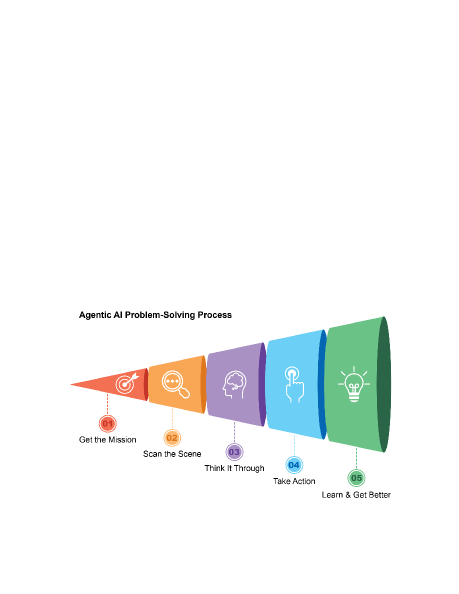
#> input picture apps/Agentic_Design_Patterns_Reader/data/images/Agentic_Design_Patterns014.png, 918 x 1188 px (shown at 1/2 size)
$ python -i picture_classifier.py   (imports and definitions only)
#> lines starting #> are read from the running program, lines starting #| are printed output that depends on the picture; after the words box and inside, x2 and y2 are one past the last pixel; in counts of white or black regions, pixels touching at a corner belong together
#> further down, picture is the input picture: shape (1188, 918, 3); mean B, G, R 246.1, 246.9, 244.2
"""Heuristic photo-vs-diagram classifier for cropped 'picture' figures (#0).

Deterministic, offline (OpenCV/numpy). Each of four cues votes 'photo' or
'diagram'; the signed margin decides, with an ambiguous band returning
'uncertain' (which callers treat as preserve). An AI vision fallback is declared
as a Protocol only — it is NOT used at extraction time (reserved for #2/#3)."""
from __future__ import annotations
from typing import Protocol, Tuple
import numpy as np
import cv2

# Cue thresholds (clear margins; tuned against synthetic extremes).
_COLOR_RATIO_HI = 0.20      # unique-color ratio: above → photo
_COLOR_RATIO_LO = 0.05      # below → diagram
_SAT_HI = 0.25              # mean saturation [0,1]: above → photo
_SAT_LO = 0.10              # below → diagram
_WHITE_HI = 0.45            # near-white fraction: above → diagram
_WHITE_LO = 0.10            # below → photo
_LINES_HI = 4               # # long straight lines: >= → diagram, 0 → photo


class PictureVisionClassifier(Protocol):
    """AI fallback contract (reserved for #2/#3; not used at extraction)."""
    def classify(self, crop_bgr: np.ndarray) -> str: ...   # "photo" | "diagram"


def _features(img: np.ndarray) -> dict:
    h, w = img.shape[:2]
#> h = 1188; w = 918
    scale = 256.0 / max(h, w)
#> scale = 0.215
    if scale < 1.0:
        img = cv2.resize(img, (max(1, int(w * scale)), max(1, int(h * scale))),
                         interpolation=cv2.INTER_AREA)
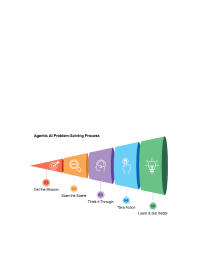
#> img: shape (256, 197, 3); mean of channels 0, 1, 2 246.1, 246.9, 244.2; drawn as B, G, R
    h, w = img.shape[:2]
#> h = 256; w = 197
    n = max(1, h * w)
#> n = 50432
    # unique quantised colors (4 bits/channel)
    q = (img >> 4).astype(np.uint16)
    codes = (q[..., 0].astype(np.uint32) << 8) | (q[..., 1].astype(np.uint32) << 4) | q[..., 2]
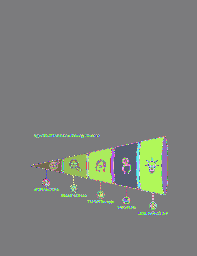
#> codes: shape (256, 197) uint32; 195 distinct labels, from 381 to 4095; one colour per label, 0 black
    color_ratio = np.unique(codes).size / n
#> color_ratio = 0.00387
    # mean saturation
    sat_mean = cv2.cvtColor(img, cv2.COLOR_BGR2HSV)[..., 1].mean() / 255.0
#> sat_mean = 0.0418
    # near-white fraction
    white_frac = float((img.min(axis=2) > 230).sum()) / n
#> white_frac = 0.901
    # long straight lines
    gray = cv2.cvtColor(img, cv2.COLOR_BGR2GRAY)
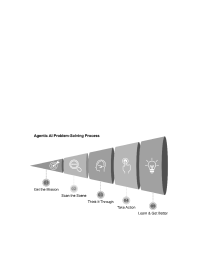
#> gray: shape (256, 197); min 65, max 255, mean 246
    edges = cv2.Canny(gray, 50, 150)
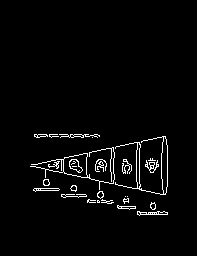
#> edges: shape (256, 197); 2.8% white in thin lines or dots, all inside (x1, y1, x2, y2) = (30, 134, 168, 216)
    lines = cv2.HoughLinesP(edges, 1, np.pi / 180, threshold=200,
                            minLineLength=int(min(h, w) * 0.3), maxLineGap=5)
#> lines = None
    n_lines = 0 if lines is None else len(lines)
#> n_lines = 0
    return {"color_ratio": color_ratio, "sat_mean": sat_mean,
            "white_frac": white_frac, "n_lines": n_lines}


def classify_picture(img_bgr: np.ndarray) -> Tuple[str, float]:
    """Return (label, confidence) with label in {photo, diagram, uncertain}."""
    f = _features(img_bgr)
    photo = diagram = 0
    if f["color_ratio"] > _COLOR_RATIO_HI: photo += 1
    elif f["color_ratio"] < _COLOR_RATIO_LO: diagram += 1
    if f["sat_mean"] > _SAT_HI: photo += 1
    elif f["sat_mean"] < _SAT_LO: diagram += 1
    if f["white_frac"] > _WHITE_HI: diagram += 1
    elif f["white_frac"] < _WHITE_LO: photo += 1
    if f["n_lines"] >= _LINES_HI: diagram += 1
    elif f["n_lines"] == 0: photo += 1
    margin = photo - diagram
    conf = abs(margin) / 4.0
    if margin >= 2:
        return "photo", conf
    if margin <= -2:
        return "diagram", conf
    return "uncertain", conf


def classify_picture_file(path: str) -> Tuple[str, float]:
    """Load an image file and classify it; missing/unreadable → ('uncertain', 0.0)."""
    img = cv2.imread(path, cv2.IMREAD_COLOR)
    if img is None:
        return "uncertain", 0.0
    return classify_picture(img)

>>> import cv2
>>> picture = cv2.imread('../../../../Agentic_Design_Patterns_Reader/data/images/Agentic_Design_Patterns014.png')
>>> result = _features(picture)
#> result = {'color_ratio': 0.00387, 'sat_mean': 0.0418, 'white_frac': 0.901, 'n_lines': 0}

$ run again, on apps/Agentic_Design_Patterns_Reader/data/images/Agentic_Design_Patterns018.png
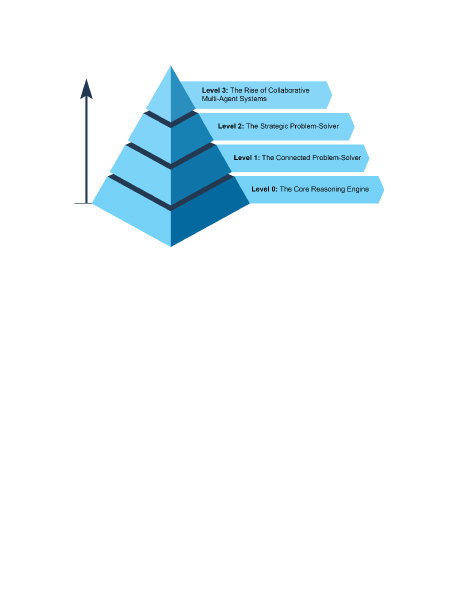
#> input picture apps/Agentic_Design_Patterns_Reader/data/images/Agentic_Design_Patterns018.png, 918 x 1188 px (shown at 1/2 size)
#> picture is the input picture: shape (1188, 918, 3); mean B, G, R 250.4, 246.3, 237
#> in _features, `codes = (q[..., 0].astype(np.uint32) << 8) | (q[..., 1].astype(np.uint..`:
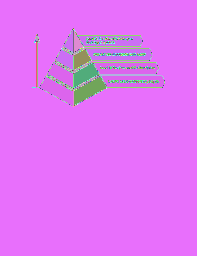
#> codes: shape (256, 197) uint32; 117 distinct labels, from 1090 to 4095; one colour per label, 0 black
#> sat_mean = 0.0648
#> white_frac = 0.884
#> in _features, `edges = cv2.Canny(gray, 50, 150)`:
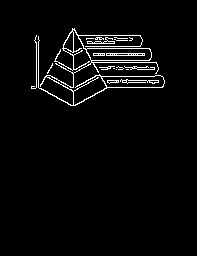
#> edges: shape (256, 197); 3.3% white in thin lines or dots, all inside (x1, y1, x2, y2) = (31, 28, 165, 106)
#> lines = None
#> n_lines = 0
#> result = {'color_ratio': 0.00232, 'sat_mean': 0.0648, 'white_frac': 0.884, 'n_lines': 0}

$ run again, on apps/Agentic_Design_Patterns_Reader/data/images/Agentic_Design_Patterns020.png
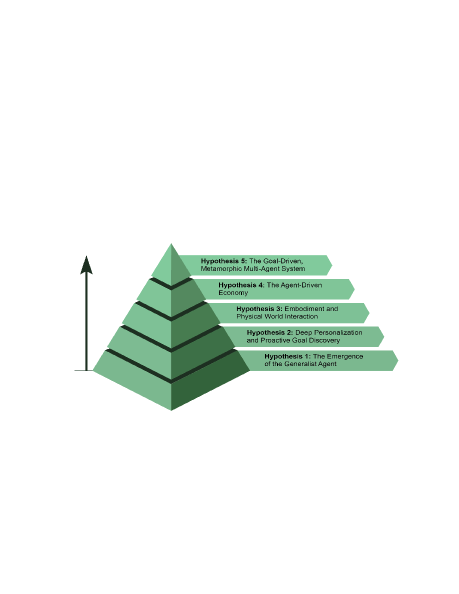
#> input picture apps/Agentic_Design_Patterns_Reader/data/images/Agentic_Design_Patterns020.png, 918 x 1188 px (shown at 1/2 size)
#> picture is the input picture: shape (1188, 918, 3); mean B, G, R 240.7, 244.8, 238.8
#> in _features, `codes = (q[..., 0].astype(np.uint32) << 8) | (q[..., 1].astype(np.uint..`:
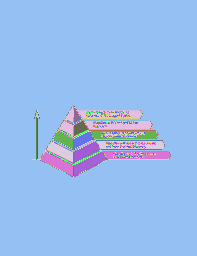
#> codes: shape (256, 197) uint32; 75 distinct labels, from 545 to 4095; one colour per label, 0 black
#> sat_mean = 0.0379
#> white_frac = 0.888
#> in _features, `edges = cv2.Canny(gray, 50, 150)`:
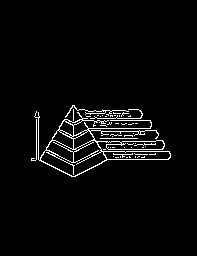
#> edges: shape (256, 197); 3.4% white in thin lines or dots, all inside (x1, y1, x2, y2) = (31, 105, 171, 177)
#> lines = None
#> n_lines = 0
#> result = {'color_ratio': 0.00149, 'sat_mean': 0.0379, 'white_frac': 0.888, 'n_lines': 0}

$ run again, on apps/Agentic_Design_Patterns_Reader/data/images/Agentic_Design_Patterns035.png
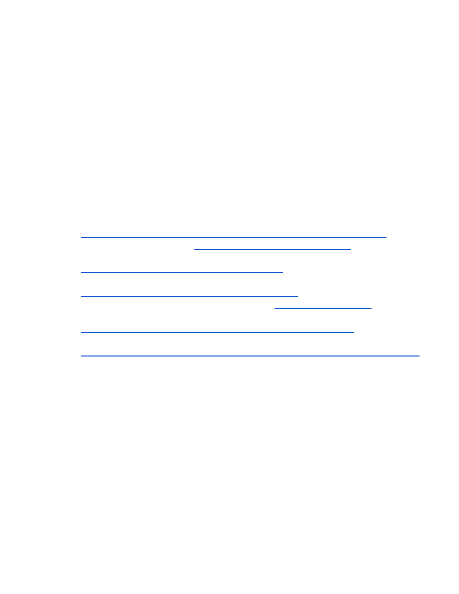
#> input picture apps/Agentic_Design_Patterns_Reader/data/images/Agentic_Design_Patterns035.png, 918 x 1188 px (shown at 1/2 size)
#> picture is the input picture: shape (1188, 918, 3); mean B, G, R 254.7, 254, 253.6
#> in _features, `codes = (q[..., 0].astype(np.uint32) << 8) | (q[..., 1].astype(np.uint..`:
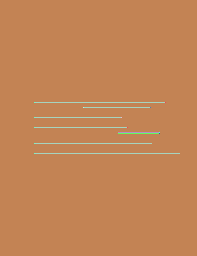
#> codes: shape (256, 197) uint32; 10 distinct labels, from 3769 to 4095; one colour per label, 0 black
#> sat_mean = 0.00471
#> white_frac = 0.986
#> in _features, `edges = cv2.Canny(gray, 50, 150)`:
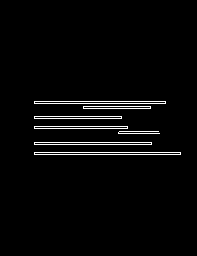
#> edges: shape (256, 197); 2.8% white in thin lines or dots, all inside (x1, y1, x2, y2) = (34, 101, 181, 155)
#> lines = None
#> n_lines = 0
#> result = {'color_ratio': 0.000198, 'sat_mean': 0.00471, 'white_frac': 0.986, 'n_lines': 0}
